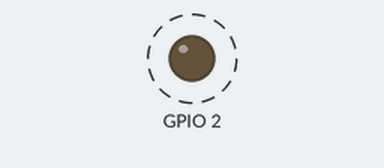
Bench run of a sketch on a simulated ESP32. Shown: output pins drawn as LEDs (lit = HIGH). Dashed ring = blinking. WiFi joins after 1.5 s; servers stay silent unless stated.

Above: at 2.0 s.
Timing chart, 0 to 6.1 s (numbered marks = the images above):
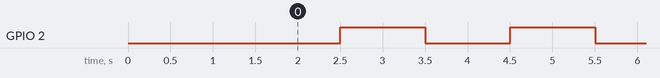

Measured:
- by itself, GPIO 2: alternates HIGH for 1.0 s and LOW for 1.0 s

The sketch:

ESP32-OTA.ino
```cpp
#include <WiFi.h>        // For connecting ESP32 to WiFi
#include <ArduinoOTA.h>  // For enabling over-the-air updates

// Replace with your network credentials
const char* ssid     = "TP-Link_375D";
const char* password = "11862574";

void setup() {

  WiFi.begin(ssid, password);  // Connect to WiFi - defaults to WiFi Station mode

  // Ensure WiFi is connected
  while (WiFi.status() != WL_CONNECTED) {
    delay(500);
  }

  ArduinoOTA.begin();  // Starts OTA
  pinMode(2, OUTPUT);
}

void loop() {

  ArduinoOTA.handle();  // Handles a code update request

  // All loop you're code goes here.
  digitalWrite(2, LOW);
  delay(1000);
  digitalWrite(2, HIGH);
  delay(1000);
}
```
